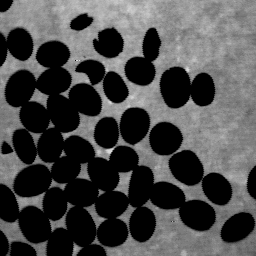
#> input picture Imagens/beans.png, 256 x 256 px
$ jupyter execute --allow-errors Segmentation.ipynb
#> lines starting #> are read from the running program, lines starting #| are printed output that depends on the picture; after the words box and inside, x2 and y2 are one past the last pixel; in counts of white or black regions, pixels touching at a corner belong together
Segment images:
beans,
blobs,
chips,
coffee,
dowels,
rice,
gecko

[cell 1]
import cv2
import matplotlib.pyplot as plt
import numpy as np
path = '../Imagens'

[cell 2]
# Read the image
image = cv2.imread(f'{path}/beans.png')
#> image is the input picture: shape (256, 256, 3); min 0, max 220, mean 73.3

# Convert to grayscale
gray = cv2.cvtColor(image, cv2.COLOR_BGR2GRAY)

# Apply thresholding
_, thresh = cv2.threshold(gray, 0, 255, cv2.THRESH_BINARY_INV + cv2.THRESH_OTSU)
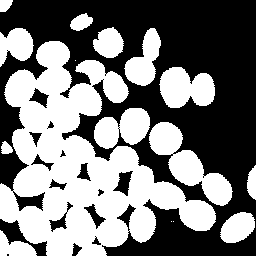
#> thresh: shape (256, 256); 47.9% white; 16 white regions (3 under 20 px)

# Find contours
contours, _ = cv2.findContours(thresh, cv2.RETR_TREE, cv2.CHAIN_APPROX_SIMPLE) #the threshold image is used to find the contours, because the contours are found in the binary image
#> contours = 39 contours, 11 with area under 20; largest, box (x1, y1, x2, y2) and area: (0, 41, 216, 256) 21996, (149, 122, 233, 206) 2449, (159, 67, 215, 108) 1604, (94, 108, 150, 149) 1444, (124, 28, 161, 86) 1099

# Draw contours
image_contours = image.copy()
cv2.drawContours(image_contours, contours, -1, (0, 255, 0), 2)
#> image_contours: shape (256, 256, 3); 18.33% of pixels changed, all inside (x1, y1, x2, y2) = (0, 0, 256, 256)


# Show the image
plt.figure(figsize=[15,15])
plt.subplot(131);plt.imshow(cv2.cvtColor(image, cv2.COLOR_BGR2RGB));plt.title('Original Image')
plt.subplot(132);plt.imshow(cv2.cvtColor(gray, cv2.COLOR_BGR2RGB));plt.title('Gray Image')
plt.subplot(133);plt.imshow(cv2.cvtColor(image_contours, cv2.COLOR_BGR2RGB));plt.title('Image with Contours')
plt.show()

[cell 3]
# Read the image
image = cv2.imread(f'{path}/blobs.png')
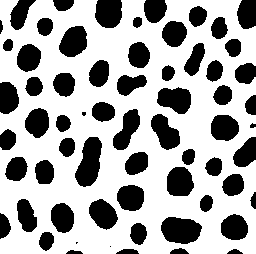
#> input picture Imagens/blobs.png, 256 x 254 px
#> image is the input picture: shape (254, 256, 3); 65.8% white; 64 black regions (3 under 20 px), largest, box (x1, y1, x2, y2) and area: (75, 137, 102, 187) 902, (161, 217, 202, 244) 858, (157, 87, 191, 114) 676

# Convert to grayscale
gray = cv2.cvtColor(image, cv2.COLOR_BGR2GRAY)

# Apply thresholding
_, thresh = cv2.threshold(gray, 0, 255, cv2.THRESH_BINARY_INV + cv2.THRESH_OTSU)
#> thresh: shape (254, 256); 34.2% white; 64 white regions (3 under 20 px)

# Find contours
contours, _ = cv2.findContours(thresh, cv2.RETR_TREE, cv2.CHAIN_APPROX_SIMPLE)
#> contours = 64 contours, 5 with area under 20; largest, box (x1, y1, x2, y2) and area: (75, 137, 102, 187) 844, (161, 217, 202, 244) 808, (157, 87, 191, 114) 630, (59, 26, 87, 57) 617, (95, 0, 122, 28) 614

# Draw contours
image_contours = image.copy()
cv2.drawContours(image_contours, contours, -1, (0, 255, 0), 2)
#> image_contours: shape (254, 256, 3)


# Show the image
plt.figure(figsize=[15,15])
plt.subplot(131);plt.imshow(cv2.cvtColor(image, cv2.COLOR_BGR2RGB));plt.title('Original Image')
plt.subplot(132);plt.imshow(cv2.cvtColor(gray, cv2.COLOR_BGR2RGB));plt.title('Gray Image')
plt.subplot(133);plt.imshow(cv2.cvtColor(image_contours, cv2.COLOR_BGR2RGB));plt.title('Image with Contours')
plt.show()

[cell 4]
# Read the image
image = cv2.imread(f'{path}/chips.png')
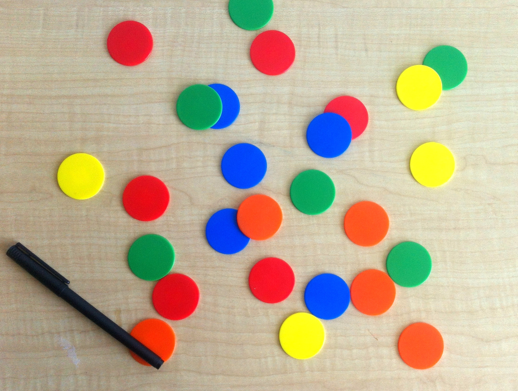
#> input picture Imagens/chips.png, 518 x 391 px
#> image is the input picture: shape (391, 518, 3); mean B, G, R 148.1, 173.3, 188.3

# Convert to hsv
hsv = cv2.cvtColor(image, cv2.COLOR_BGR2HSV)
#> hsv: shape (391, 518, 3); mean H, S, V 36, 83.3, 203.9

# Split the hsv channels
h, s, v = cv2.split(hsv)

# Apply thresholding to the s channel
_, thresh = cv2.threshold(s, 175, 255, cv2.THRESH_BINARY)
#> thresh: shape (391, 518); 19.3% white; 22 white regions

# Find contours
contours, _ = cv2.findContours(thresh, cv2.RETR_TREE, cv2.CHAIN_APPROX_SIMPLE)
#> contours = 41 contours, 19 with area under 20; largest, box (x1, y1, x2, y2) and area: (128, 235, 199, 320) 3261, (304, 269, 395, 320) 3144, (206, 195, 282, 254) 2896, (306, 96, 368, 158) 2453, (177, 84, 240, 130) 2304

# Draw contours
image_contours = image.copy()
cv2.drawContours(image_contours, contours, -1, (0, 255, 0), 2)
#> image_contours: shape (391, 518, 3)


# Show the image
plt.figure(figsize=[15,15])
plt.subplot(131);plt.imshow(cv2.cvtColor(image, cv2.COLOR_BGR2RGB));plt.title('Original Image')
plt.subplot(132);plt.imshow(cv2.cvtColor(thresh, cv2.COLOR_BGR2RGB));plt.title('Mask Image')
plt.subplot(133);plt.imshow(cv2.cvtColor(image_contours, cv2.COLOR_BGR2RGB));plt.title('Image with Contours')
plt.show()

[cell 5]
# Read the image
image = cv2.imread(f'{path}/coffee.png')
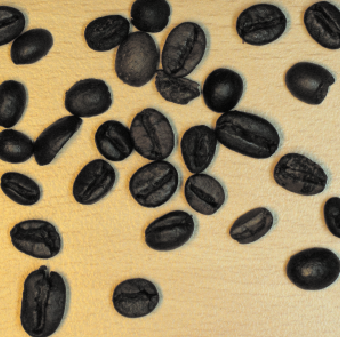
#> input picture Imagens/coffee.png, 340 x 337 px
#> image is the input picture: shape (337, 340, 3); mean B, G, R 96.1, 130.7, 148.3

# Convert to grayscale
gray = cv2.cvtColor(image, cv2.COLOR_BGR2GRAY)
#> gray: shape (337, 340)

# Apply thresholding
_, thresh = cv2.threshold(gray, 0, 255, cv2.THRESH_BINARY_INV + cv2.THRESH_OTSU)
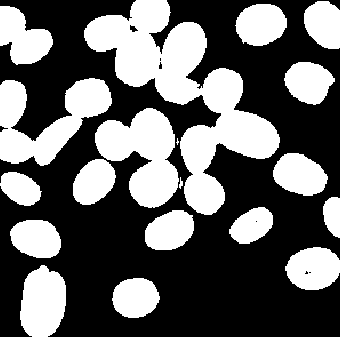
#> thresh: shape (337, 340); 39.4% white; 19 white regions (1 under 20 px)

# Find contours
contours, _ = cv2.findContours(thresh, cv2.RETR_TREE, cv2.CHAIN_APPROX_SIMPLE)
#> contours = 25 contours, 6 with area under 20; largest, box (x1, y1, x2, y2) and area: (84, 0, 280, 215) 13538, (95, 108, 179, 208) 4715, (0, 78, 112, 166) 4626, (20, 265, 66, 337) 2522, (0, 6, 53, 65) 1873

# Draw contours
image_contours = image.copy()
cv2.drawContours(image_contours, contours, -1, (0, 255, 0), 2)
#> image_contours: shape (337, 340, 3)


# Show the image
plt.figure(figsize=[15,15])
plt.subplot(131);plt.imshow(cv2.cvtColor(image, cv2.COLOR_BGR2RGB));plt.title('Original Image')
plt.subplot(132);plt.imshow(cv2.cvtColor(gray, cv2.COLOR_BGR2RGB));plt.title('Gray Image')
plt.subplot(133);plt.imshow(cv2.cvtColor(image_contours, cv2.COLOR_BGR2RGB));plt.title('Image with Contours')
plt.show()

[cell 6]
# Read the image
image = cv2.imread(f'{path}/dowels.tif')
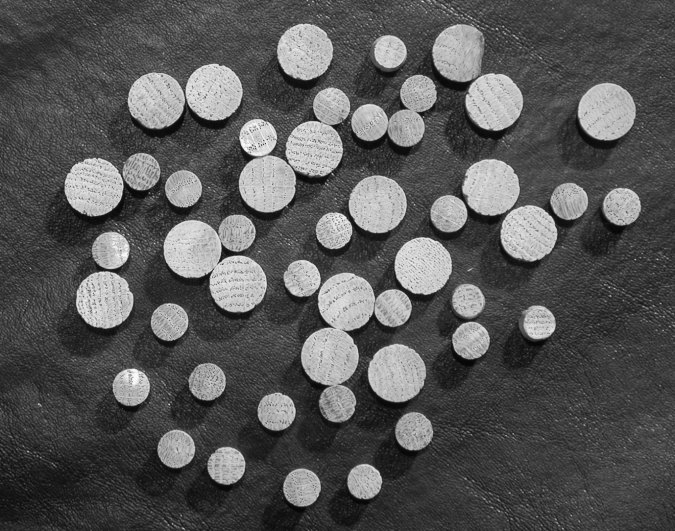
#> input picture Imagens/dowels.tif, 675 x 531 px
#> image is the input picture: shape (531, 675, 3); min 2, max 255, mean 86.9

# Remove noises
gray = cv2.cvtColor(image, cv2.COLOR_BGR2GRAY)
#> gray: shape (531, 675)
gray = cv2.medianBlur(gray, 7)

# Apply a mask to the image
mask = cv2.inRange(gray, 0, 100)
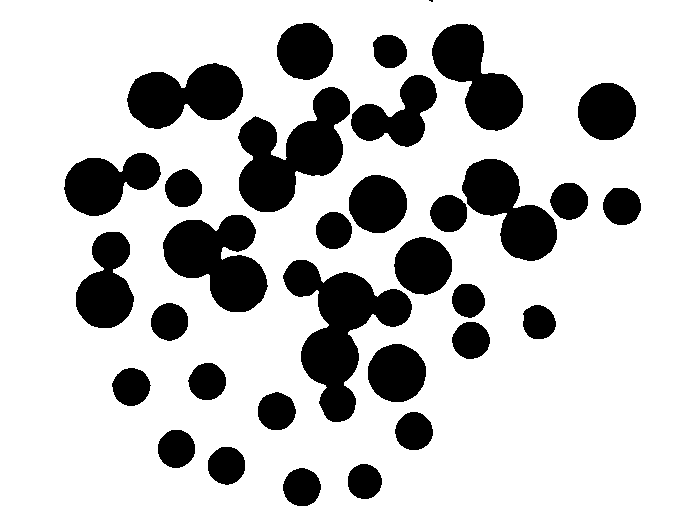
#> mask: shape (531, 675); 77.6% white; 33 black regions (1 under 20 px)
# Apply thresholding
_, thresh = cv2.threshold(mask, 0, 255, cv2.THRESH_BINARY)

# Find contours
contours, _ = cv2.findContours(thresh, cv2.RETR_TREE, cv2.CHAIN_APPROX_SIMPLE)
#> contours = 33 contours; largest, box (x1, y1, x2, y2) and area: (0, 0, 675, 531) 357214, (282, 259, 413, 423) 8810, (237, 86, 351, 213) 7618, (162, 214, 269, 313) 6544, (126, 62, 244, 130) 5279
# Draw contours
image_contours = image.copy()
cv2.drawContours(image_contours, contours, -1, (0, 255, 0), 2)
#> image_contours: shape (531, 675, 3)


# Show the image
plt.figure(figsize=[15,15])
plt.subplot(131);plt.imshow(cv2.cvtColor(image, cv2.COLOR_BGR2RGB));plt.title('Original Image')
plt.subplot(132);plt.imshow(cv2.cvtColor(mask, cv2.COLOR_BGR2RGB));plt.title('Mask Image')
plt.subplot(133);plt.imshow(cv2.cvtColor(image_contours, cv2.COLOR_BGR2RGB));plt.title('Image with Contours')
plt.show()

[cell 7]
# Read the image
image = cv2.imread(f'{path}/rice.tif')
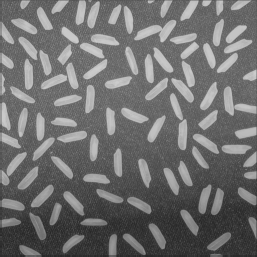
#> input picture Imagens/rice.tif, 257 x 257 px
#> image is the input picture: shape (257, 257, 3); min 40, max 205, mean 111

# Convert to grayscale
gray = cv2.cvtColor(image, cv2.COLOR_BGR2GRAY)
#> gray: shape (257, 257)

# Remove noises
gray = cv2.medianBlur(gray, 5)


# Apply thresholding
mask = cv2.inRange(gray, 0, 117)
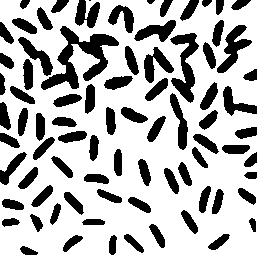
#> mask: shape (257, 257); 71.6% white; 81 black regions (1 under 20 px), largest, box (x1, y1, x2, y2) and area: (41, 26, 119, 90) 1696, (170, 33, 199, 103) 888, (217, 25, 252, 73) 638
_, thresh = cv2.threshold(mask, 0, 255, cv2.THRESH_BINARY_INV + cv2.THRESH_OTSU)
#> thresh: shape (257, 257); 28.4% white; 81 white regions (1 under 20 px)

# Find contours
contours, _ = cv2.findContours(thresh, cv2.RETR_TREE, cv2.CHAIN_APPROX_SIMPLE)
#> contours = 81 contours, 2 with area under 20; largest, box (x1, y1, x2, y2) and area: (41, 26, 119, 90) 1520, (170, 33, 199, 103) 788, (217, 25, 252, 73) 568, (144, 47, 174, 83) 419, (134, 20, 176, 42) 414
# Draw contours
image_contours = image.copy()
cv2.drawContours(image_contours, contours, -1, (0, 255, 0), 2)
#> image_contours: shape (257, 257, 3)


# Show the image
plt.figure(figsize=[15,15])
plt.subplot(131);plt.imshow(cv2.cvtColor(image, cv2.COLOR_BGR2RGB));plt.title('Original Image')
plt.subplot(132);plt.imshow(cv2.cvtColor(gray, cv2.COLOR_BGR2RGB));plt.title('Gray Image')
plt.subplot(133);plt.imshow(cv2.cvtColor(image_contours, cv2.COLOR_BGR2RGB));plt.title('Image with Contours')
plt.show()
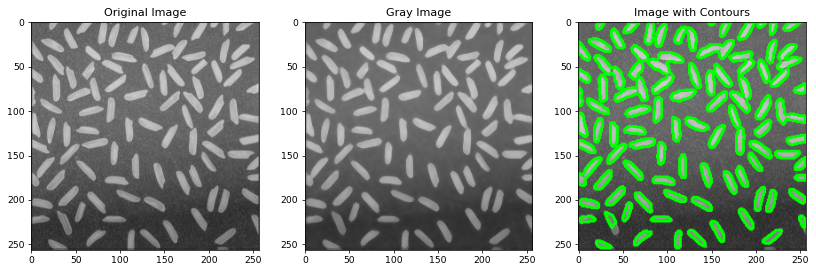
#> figure drawn by matplotlib, 3 panels
